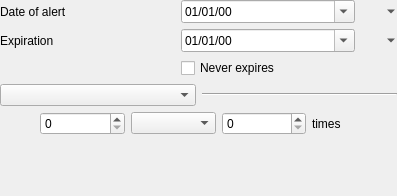
<?xml version="1.0" encoding="UTF-8"?>
<ui version="4.0">
 <class>Alert::Internal::AlertItemTimingEditorWidget</class>
 <widget class="QWidget" name="Alert::Internal::AlertItemTimingEditorWidget">
  <property name="geometry">
   <rect>
    <x>0</x>
    <y>0</y>
    <width>397</width>
    <height>196</height>
   </rect>
  </property>
  <property name="windowTitle">
   <string>Form</string>
  </property>
  <layout class="QGridLayout" name="gridLayout">
   <property name="margin">
    <number>0</number>
   </property>
   <item row="0" column="0">
    <widget class="QLabel" name="label">
     <property name="text">
      <string>Date of alert</string>
     </property>
    </widget>
   </item>
   <item row="0" column="1">
    <widget class="QDateEdit" name="startDate">
     <property name="sizePolicy">
      <sizepolicy hsizetype="Preferred" vsizetype="Fixed">
       <horstretch>0</horstretch>
       <verstretch>0</verstretch>
      </sizepolicy>
     </property>
     <property name="accelerated">
      <bool>true</bool>
     </property>
     <property name="displayFormat">
      <string notr="true">dd/MM/yy</string>
     </property>
     <property name="calendarPopup">
      <bool>true</bool>
     </property>
    </widget>
   </item>
   <item row="0" column="2">
    <widget class="Utils::PeriodSelectorToolButton" name="startPeriodSelector">
     <property name="text">
      <string/>
     </property>
     <property name="popupMode">
      <enum>QToolButton::MenuButtonPopup</enum>
     </property>
     <property name="autoRaise">
      <bool>true</bool>
     </property>
     <property name="arrowType">
      <enum>Qt::NoArrow</enum>
     </property>
    </widget>
   </item>
   <item row="1" column="0">
    <widget class="QLabel" name="label_2">
     <property name="text">
      <string>Expiration</string>
     </property>
    </widget>
   </item>
   <item row="1" column="1">
    <widget class="QDateEdit" name="endDate">
     <property name="sizePolicy">
      <sizepolicy hsizetype="Preferred" vsizetype="Fixed">
       <horstretch>0</horstretch>
       <verstretch>0</verstretch>
      </sizepolicy>
     </property>
     <property name="accelerated">
      <bool>true</bool>
     </property>
     <property name="displayFormat">
      <string notr="true">dd/MM/yy</string>
     </property>
     <property name="calendarPopup">
      <bool>true</bool>
     </property>
    </widget>
   </item>
   <item row="1" column="2">
    <widget class="Utils::PeriodSelectorToolButton" name="endPeriodSelector">
     <property name="text">
      <string/>
     </property>
     <property name="popupMode">
      <enum>QToolButton::MenuButtonPopup</enum>
     </property>
     <property name="autoRaise">
      <bool>true</bool>
     </property>
     <property name="arrowType">
      <enum>Qt::NoArrow</enum>
     </property>
    </widget>
   </item>
   <item row="2" column="1">
    <widget class="QCheckBox" name="neverExpires">
     <property name="text">
      <string>Never expires</string>
     </property>
    </widget>
   </item>
   <item row="3" column="0" colspan="3">
    <layout class="QHBoxLayout" name="horizontalLayout_3">
     <item>
      <widget class="QComboBox" name="cycleCombo"/>
     </item>
     <item>
      <widget class="Line" name="line">
       <property name="orientation">
        <enum>Qt::Horizontal</enum>
       </property>
      </widget>
     </item>
    </layout>
   </item>
   <item row="4" column="0" colspan="3">
    <layout class="QHBoxLayout" name="horizontalLayout">
     <item>
      <spacer name="horizontalSpacer">
       <property name="orientation">
        <enum>Qt::Horizontal</enum>
       </property>
       <property name="sizeType">
        <enum>QSizePolicy::Fixed</enum>
       </property>
       <property name="sizeHint" stdset="0">
        <size>
         <width>40</width>
         <height>20</height>
        </size>
       </property>
      </spacer>
     </item>
     <item>
      <widget class="QSpinBox" name="cycleDelayNumber"/>
     </item>
     <item>
      <widget class="QComboBox" name="cyclingEvery"/>
     </item>
     <item>
      <widget class="QSpinBox" name="cycles">
       <property name="maximum">
        <number>16777215</number>
       </property>
      </widget>
     </item>
     <item>
      <widget class="QLabel" name="cycleLabel">
       <property name="text">
        <string>times</string>
       </property>
      </widget>
     </item>
    </layout>
   </item>
   <item row="5" column="1">
    <spacer name="verticalSpacer">
     <property name="orientation">
      <enum>Qt::Vertical</enum>
     </property>
     <property name="sizeHint" stdset="0">
      <size>
       <width>20</width>
       <height>40</height>
      </size>
     </property>
    </spacer>
   </item>
  </layout>
 </widget>
 <customwidgets>
  <customwidget>
   <class>Utils::PeriodSelectorToolButton</class>
   <extends>QToolButton</extends>
   <header location="global">utils/widgets/periodselectortoolbutton.h</header>
  </customwidget>
 </customwidgets>
 <resources/>
 <connections>
  <connection>
   <sender>neverExpires</sender>
   <signal>toggled(bool)</signal>
   <receiver>endDate</receiver>
   <slot>setDisabled(bool)</slot>
   <hints>
    <hint type="sourcelabel">
     <x>211</x>
     <y>95</y>
    </hint>
    <hint type="destinationlabel">
     <x>210</x>
     <y>64</y>
    </hint>
   </hints>
  </connection>
  <connection>
   <sender>neverExpires</sender>
   <signal>toggled(bool)</signal>
   <receiver>endPeriodSelector</receiver>
   <slot>setDisabled(bool)</slot>
   <hints>
    <hint type="sourcelabel">
     <x>345</x>
     <y>88</y>
    </hint>
    <hint type="destinationlabel">
     <x>365</x>
     <y>61</y>
    </hint>
   </hints>
  </connection>
 </connections>
</ui>
